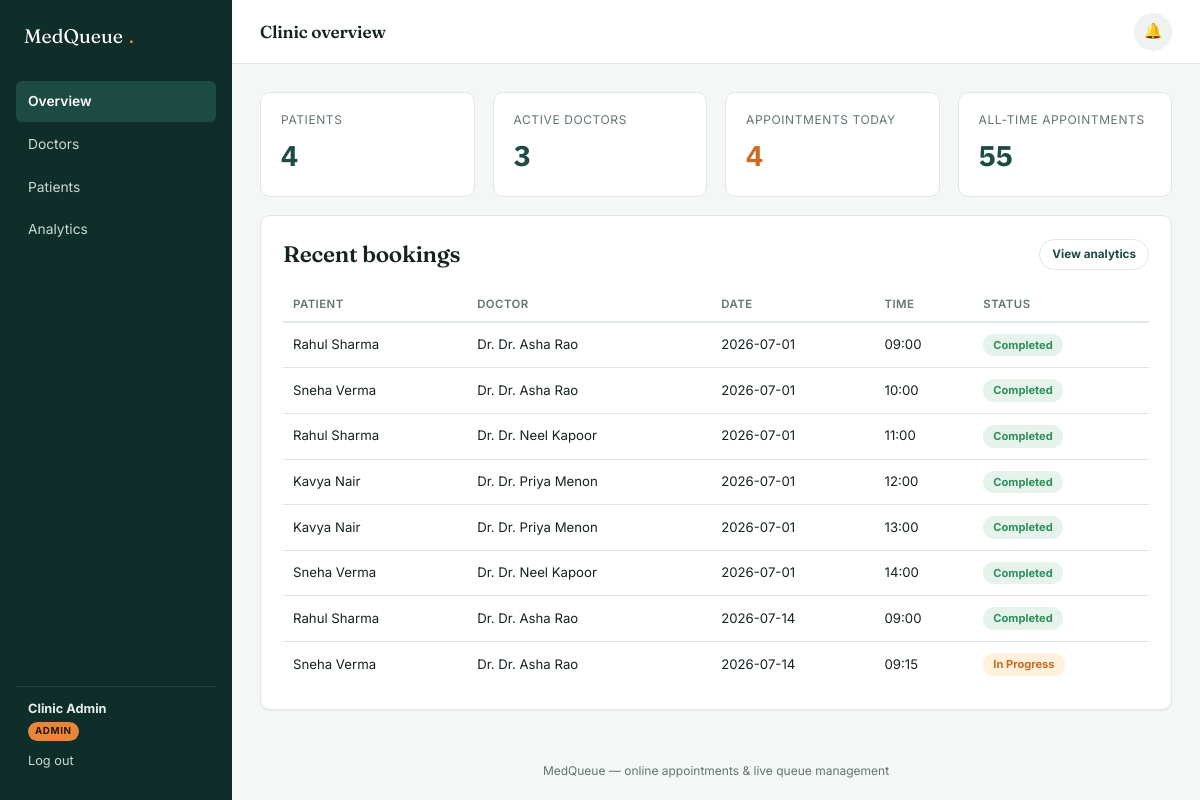
The page /admin/dashboard (signed in) on the database its author committed.
### tables this page shows
CREATE TABLE users (
    id INTEGER PRIMARY KEY AUTOINCREMENT,
    name TEXT NOT NULL,
    email TEXT NOT NULL UNIQUE,
    password_hash TEXT NOT NULL,
    role TEXT NOT NULL CHECK(role IN ('patient','doctor','admin')),
    phone TEXT,
    is_active INTEGER NOT NULL DEFAULT 1,
    created_at TEXT NOT NULL DEFAULT (datetime('now'))
);

CREATE TABLE appointments (
    id INTEGER PRIMARY KEY AUTOINCREMENT,
    patient_id INTEGER NOT NULL REFERENCES users(id) ON DELETE CASCADE,
    doctor_id INTEGER NOT NULL REFERENCES doctors(id) ON DELETE CASCADE,
    appt_date TEXT NOT NULL,        -- YYYY-MM-DD
    time_slot TEXT NOT NULL,        -- HH:MM
    queue_number INTEGER NOT NULL,
    status TEXT NOT NULL DEFAULT 'booked'
        CHECK(status IN ('booked','checked_in','in_progress','completed','cancelled','no_show')),
    reason TEXT,
    created_at TEXT NOT NULL DEFAULT (datetime('now')),
    started_at TEXT,
    completed_at TEXT
);

### app.py (the view)
@app.route("/admin/dashboard")
@role_required("admin")
def admin_dashboard():
    stats = {}
    stats["total_users"] = db.query("SELECT COUNT(*) c FROM users WHERE role='patient'", one=True)["c"]
    stats["total_doctors"] = db.query("SELECT COUNT(*) c FROM doctors WHERE is_active=1", one=True)["c"]
    stats["total_appts"] = db.query("SELECT COUNT(*) c FROM appointments", one=True)["c"]
    today = date_cls.today().isoformat()
    stats["today_appts"] = db.query(
        "SELECT COUNT(*) c FROM appointments WHERE appt_date=? AND status!='cancelled'", (today,), one=True
    )["c"]
    recent = db.query(
        """SELECT a.*, up.name AS patient_name, ud.name AS doctor_name
           FROM appointments a
           JOIN users up ON up.id = a.patient_id
           JOIN doctors d ON d.id = a.doctor_id
           JOIN users ud ON ud.id = d.user_id
           ORDER BY a.created_at DESC LIMIT 8"""
    )
    return render_template("admin_dashboard.html", stats=stats, recent=recent)

### app.py (called while the page is built)
def current_user():
    if "user_id" not in session:
        return None
    return db.query("SELECT * FROM users WHERE id=?", (session["user_id"],), one=True)

@app.before_request
def load_user():
    g.user = current_user()

def role_required(role):
    def decorator(view):
        @wraps(view)
        def wrapped(*a, **kw):
            if not g.user:
                flash("Please log in to continue.", "error")
                return redirect(url_for("login"))
            if g.user["role"] != role:
                flash("You don't have access to that page.", "error")
                return redirect(url_for("dashboard"))
            return view(*a, **kw)
        return wrapped
    return decorator

### database.py (called while the page is built)
def get_db():
    conn = sqlite3.connect(DB_PATH)
    conn.row_factory = sqlite3.Row
    conn.execute("PRAGMA foreign_keys = ON")
    return conn

def query(sql, args=(), one=False):
    conn = get_db()
    cur = conn.execute(sql, args)
    rows = cur.fetchall()
    conn.close()
    return (rows[0] if rows else None) if one else rows

### templates/admin_dashboard.html (shortened to what this page needs)
{% extends "base.html" %}
{% block page_title %}Clinic overview{% endblock %}
{% block content %}
<div class="grid-4" style="margin-bottom:18px;">
  <div class="stat-card">
    <div class="label">Patients</div>
    <div class="value">{{ stats.total_users }}</div>
  </div>
  <div class="stat-card">
    <div class="label">Active doctors</div>
    <div class="value">{{ stats.total_doctors }}</div>
  </div>
  <div class="stat-card">
    <div class="label">Appointments today</div>
    <div class="value accent">{{ stats.today_appts }}</div>
  </div>
  <div class="stat-card">
    <div class="label">All-time appointments</div>
    <div class="value">{{ stats.total_appts }}</div>
  </div>
</div>
<div class="card">
  <div class="card-header">
    <h2 style="margin:0;">Recent bookings</h2>
    <a href="{{ url_for('admin_analytics') }}" class="btn ghost sm">View analytics</a>
  </div>
  {% if recent %}
  <table>
    <thead><tr><th>Patient</th><th>Doctor</th><th>Date</th><th>Time</th><th>Status</th></tr></thead>
    <tbody>
      {% for a in recent %}
      <tr>
        <td>{{ a.patient_name }}</td>
        <td>Dr. {{ a.doctor_name }}</td>
        <td>{{ a.appt_date }}</td>
        <td>{{ a.time_slot }}</td>
        <td><span class="badge {{ a.status }}">{{ a.status.replace('_',' ') }}</span></td>
      </tr>
      {% endfor %}
    </tbody>
  </table>
  {% else %}
  <div class="empty-state"><p>No appointments have been booked yet.</p></div>
  {% endif %}
</div>
{% endblock %}

### templates/base.html (shortened to what this page needs)
<!DOCTYPE html>
<html lang="en">
<head>
<link rel="stylesheet" href="{{ url_for('static', filename='css/style.css') }}">
</head>
<body>
<div class="app-shell">
  <aside class="sidebar">
    <div class="brand">MedQueue<span class="dot">.</span></div>
    <nav>
      {% if g.user.role == 'patient' %}
        <a href="{{ url_for('patient_dashboard') }}" class="{{ 'active' if request.endpoint == 'patient_dashboard' }}">Dashboard</a>
        <a href="{{ url_for('book_select_doctor') }}" class="{{ 'active' if request.endpoint in ['book_select_doctor','book_appointment'] }}">Book appointment</a>
        <a href="{{ url_for('my_appointments') }}" class="{{ 'active' if request.endpoint == 'my_appointments' }}">My appointments</a>
        <a href="{{ url_for('notifications') }}" class="{{ 'active' if request.endpoint == 'notifications' }}">Notifications</a>
      {% elif g.user.role == 'admin' %}
        <a href="{{ url_for('admin_dashboard') }}" class="{{ 'active' if request.endpoint == 'admin_dashboard' }}">Overview</a>
        <a href="{{ url_for('admin_doctors') }}" class="{{ 'active' if request.endpoint == 'admin_doctors' }}">Doctors</a>
        <a href="{{ url_for('admin_users') }}" class="{{ 'active' if request.endpoint == 'admin_users' }}">Patients</a>
        <a href="{{ url_for('admin_analytics') }}" class="{{ 'active' if request.endpoint == 'admin_analytics' }}">Analytics</a>
      {% endif %}
    </nav>
    {% if g.user %}
    <div class="user-box">
      <div><strong>{{ g.user.name }}</strong></div>
      <div class="role-tag">{{ g.user.role }}</div>
      <div style="margin-top:10px;"><a href="{{ url_for('logout') }}">Log out</a></div>
    </div>
    {% endif %}
  </aside>
  <div class="main">
    <div class="topbar">
      <h1>{% block page_title %}{% endblock %}</h1>
      <div class="actions">
        <a class="bell" href="{{ url_for('notifications') }}" aria-label="Notifications" id="bell">
          🔔
        </a>
      </div>
    </div>
    <div class="content">
      {% block content %}{% endblock %}
    </div>
    <footer class="page-footer">MedQueue &mdash; online appointments &amp; live queue management</footer>
  </div>
</div>
</body>
</html>

### rows shown on the page
users: user.name "Clinic Admin", user.role "ADMIN"
appointments: patient_name "Rahul Sharma", doctor_name "Dr. Asha Rao", appt_date "2026-07-01", time_slot "09:00", status.replace "Completed"
appointments: patient_name "Sneha Verma", doctor_name "Dr. Asha Rao", appt_date "2026-07-01", time_slot "10:00", status.replace "Completed"
appointments: patient_name "Rahul Sharma", doctor_name "Dr. Neel Kapoor", appt_date "2026-07-01", time_slot "11:00", status.replace "Completed"
appointments: patient_name "Kavya Nair", doctor_name "Dr. Priya Menon", appt_date "2026-07-01", time_slot "12:00", status.replace "Completed"
appointments: patient_name "Kavya Nair", doctor_name "Dr. Priya Menon", appt_date "2026-07-01", time_slot "13:00", status.replace "Completed"
appointments: patient_name "Sneha Verma", doctor_name "Dr. Neel Kapoor", appt_date "2026-07-01", time_slot "14:00", status.replace "Completed"
appointments: patient_name "Rahul Sharma", doctor_name "Dr. Asha Rao", appt_date "2026-07-14", time_slot "09:00", status.replace "Completed"
appointments: patient_name "Sneha Verma", doctor_name "Dr. Asha Rao", appt_date "2026-07-14", time_slot "09:15", status.replace "In Progress"

### other values the page prints
{{ stats.total_users }} "4"
{{ stats.total_doctors }} "3"
{{ stats.today_appts }} "4"
{{ stats.total_appts }} "55"
